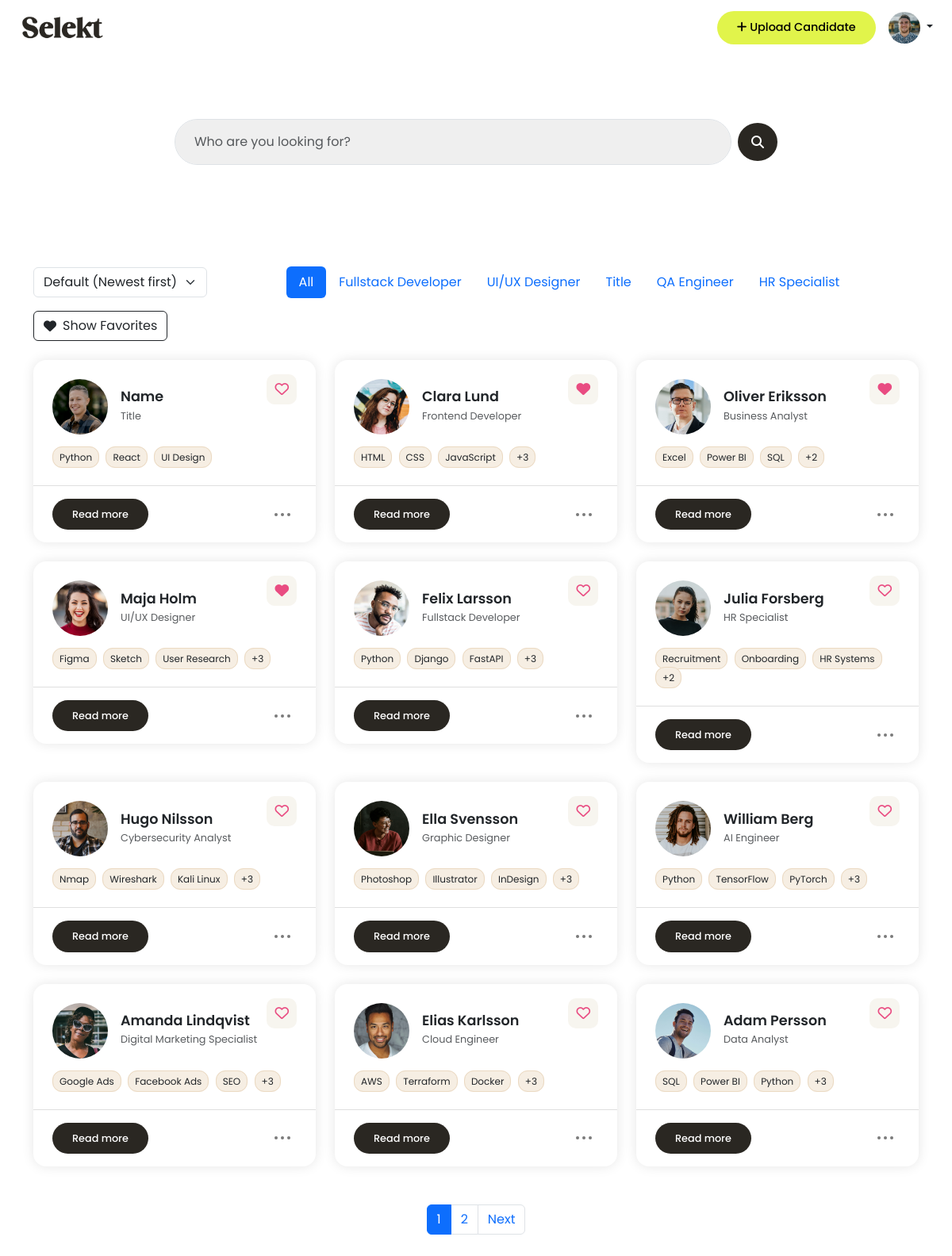
Before: /dashboard/ (signed in) with the older database file.
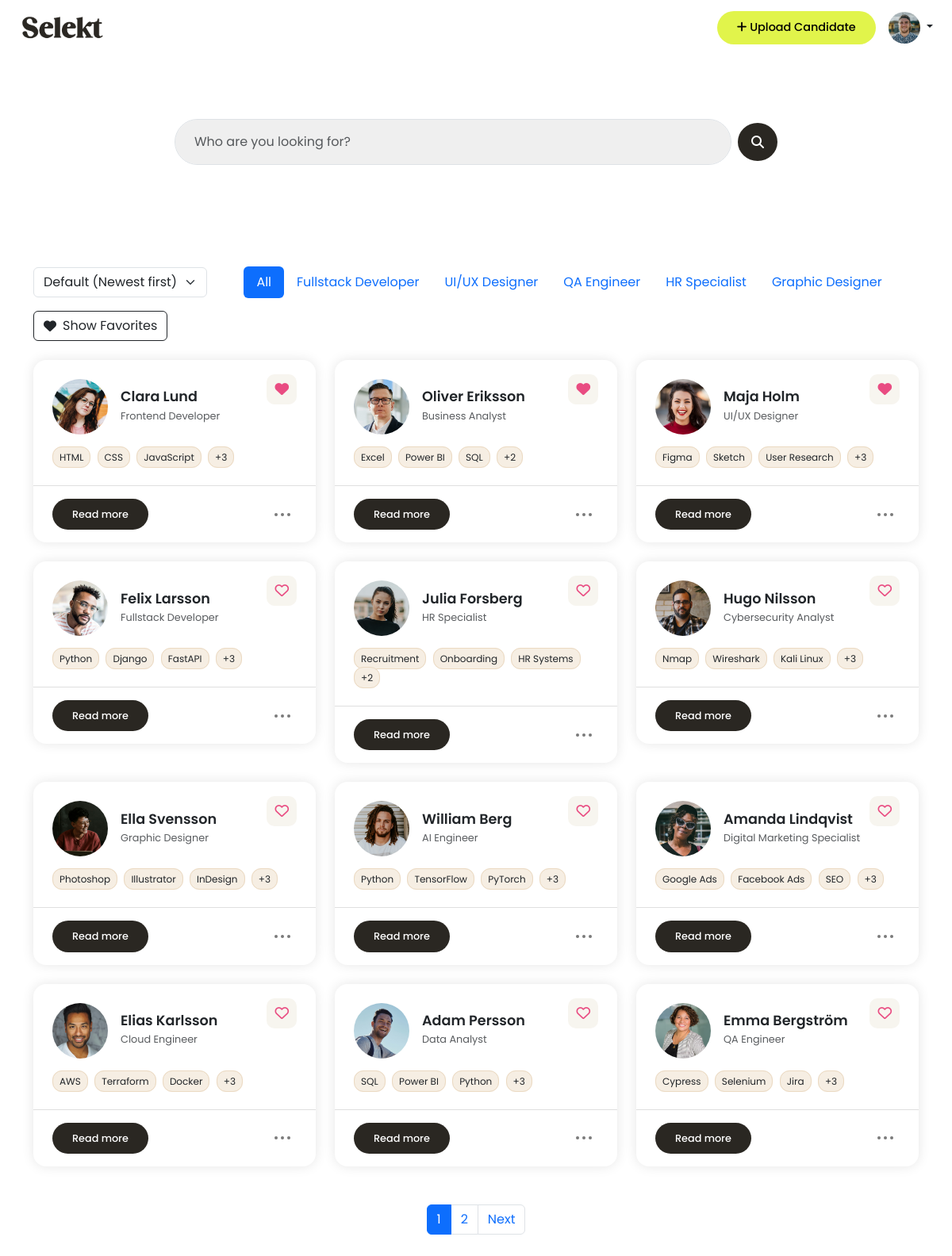
After: the same page with the newer database file.
### candidates/models.py (models this page shows, shortened)
class Profile(models.Model):
    user = models.OneToOneField(User, on_delete=models.CASCADE)
    profile_image = models.ImageField(upload_to='profile_images/', blank=True, null=True)
    is_first_login = models.BooleanField(default=True)

class Candidate(models.Model):
    user = models.ForeignKey(User, on_delete=models.CASCADE)
    name = models.CharField(max_length=100)
    email = models.EmailField()
    phone_number = models.CharField(max_length=20, blank=True)
    job_title = models.CharField(max_length=100, blank=True)
    profile_summary = models.TextField(blank=True)
    work_experience = models.TextField(blank=True)
    education = models.TextField(blank=True)
    location = models.CharField(max_length=100, blank=True)
    links = models.CharField(max_length=255, blank=True, help_text="e.g. LinkedIn, GitHub URLs")
    profile_image = models.ImageField(upload_to='profile_images/', blank=True, null=True)
    other = models.TextField(blank=True)
    notes = models.TextField(blank=True)
    top_skills = models.CharField(
        max_length=255,
        blank=True,
        help_text="Write top skills separated by commas (e.g. Communication, Leadership, SQL)"
    )
    uploaded_at = models.DateTimeField(auto_now_add=True)

### candidates/views.py (the view)
# urls.py: path('dashboard/', candidate_views.dashboard, name='dashboard'),
@login_required
def dashboard(request):
    query = request.GET.get('q', '')
    sort = request.GET.get('sort', '')
    filter_title = request.GET.get('title', '')
    show_favorites = request.GET.get('favorites') == 'on'
    candidates = Candidate.objects.filter(user=request.user)
    candidates = filter_candidates(candidates, query)
    if filter_title:
        candidates = candidates.filter(job_title__iexact=filter_title)
    if show_favorites:
        favorite_candidates = Favorite.objects.filter(user=request.user).values_list('candidate_id', flat=True)
        candidates = candidates.filter(id__in=favorite_candidates)
    if sort == 'name':
        candidates = candidates.order_by('name')
    else:
        candidates = candidates.order_by('-uploaded_at')
    job_titles = (
        Candidate.objects
        .filter(user=request.user)
        .exclude(job_title__isnull=True)
        .exclude(job_title__exact='')
        .values('job_title')
        .annotate(count=Count('job_title'))
        .order_by('-count')[:5]
    )
    paginator = Paginator(candidates, 12)
    page_number = request.GET.get('page')
    candidates = paginator.get_page(page_number)
    for candidate in candidates:
        candidate.skill_list = [skill.strip() for skill in candidate.top_skills.split(',')]
        candidate.is_favorite = Favorite.objects.filter(user=request.user, candidate=candidate).exists()
    show_welcome_popup = False
    if hasattr(request.user, 'profile') and request.user.profile.is_first_login:
        show_welcome_popup = True
    context = {
        'candidates': candidates,
        'job_titles': job_titles,
        'active_title': filter_title,
        'show_favorites': show_favorites,
        'show_welcome_popup': show_welcome_popup,
    }
    return render(request, 'dashboard.html', context)

### candidates/context_processors.py (called while the page is built)
def profile_picture(request):
    if request.user.is_authenticated:
        try:
            profile = request.user.profile
        except Profile.DoesNotExist:
            profile = None
    else:
        profile = None
    return {'profile': profile}

### candidates/views.py (called while the page is built, shortened)
def filter_candidates(queryset, query):
    return queryset

### templates/dashboard.html (shortened to what this page needs)
{% extends "base.html" %}
{% load static %}
{% block content %}
<div class="container hero">
  <form method="get" class="d-flex align-items-center gap-2 w-100 candidate-search position-relative">
    <input type="text" class="form-control px-4 py-3 border-1 shadow-none" name="q" id="searchInput"
      placeholder="Who are you looking for?" value="{{ request.GET.q }}">
    <button class="btn button-base scn-button d-flex justify-content-center align-items-center rounded-circle"
      type="submit">
      <i class="fas fa-search"></i>
    </button>
  </form>
</div>
<div class="container py-5">
  <div class="d-flex justify-content-between align-items-center mb-4 flex-wrap gap-3">
    <form id="sortForm" class="d-flex align-items-center">
      <select name="sort" id="sortSelect" class="form-select w-auto">
        <option value="" {% if not request.GET.sort %}selected{% endif %}>Default (Newest first)</option>
      </select>
    </form>
    <ul class="nav nav-pills justify-content-center flex-grow-1">
      <li class="nav-item">
        <a class="nav-link {% if not active_title %}active{% endif %}" href="{% url 'dashboard' %}">All</a>
      </li>
      {% for title in job_titles %}
      <li class="nav-item">
        <a class="nav-link {% if active_title == title.job_title %}active{% endif %}"
          href="?title={{ title.job_title|urlencode }}">
          {{ title.job_title }}
        </a>
      </li>
      {% endfor %}
    </ul>
    <button id="favoritesToggle" type="button" class="btn btn-outline-dark d-flex align-items-center gap-2">
    </button>
  </div>
  {% if candidates %}
  <div class="row g-4">
    {% for candidate in candidates %}
    <div class="col-md-4 col-sm-6">
      <div class="candidate-card bg-white position-relative">
        <div class="position-absolute top-0 end-0 p-4">
          <span class="heart-icon" onclick="toggleFavorite({{ candidate.id }}, this)">
            <i id="heart-card-{{ candidate.id }}" class="fa{% if candidate.is_favorite %}-solid{% else %}-regular{% endif %} fa-heart"></i>
          </span>
        </div>
        <div class="px-4 pt-4 pb-2">
          <div class="d-flex align-items-center gap-3 mb-3">
            {% if candidate.profile_image %}
            <img src="{{ candidate.profile_image.url }}" alt="Profile Image" />
            {% else %}
            <img src="{% static 'media/images/user-pic.png' %}" alt="Profile Image" />
            {% endif %}
            <div>
              <h4 class="mb-0">{{ candidate.name }}</h4>
              <small class="text-muted">{{ candidate.job_title|default:'Candidate' }}</small>
            </div>
          </div>
          <div class="skill-container">
            {% with candidate.skill_list as skills %}
            {% for skill in skills|slice:":3" %}
            <span class="skill-badge">{{ skill }}</span>
            {% endfor %}
            {% if skills|length > 3 %}
            <span class="skill-badge">+{{ skills|length|add:"-3" }}</span>
            {% endif %}
            {% endwith %}
          </div>
        </div>
        <hr>
        <div class="d-flex justify-content-between align-items-center px-4 pb-3">
          <a href="#" onclick="openCandidateModal({{ candidate.id|escapejs }})"
            class="btn button-base scn-button read-btn">Read more</a>
          <div class="dot-menu position-relative p-2 rounded" style="cursor: pointer;">
            <div class="d-flex flex-row justify-content-center align-items-center">
              <span class="dot"></span>
              <span class="dot mx-1"></span>
              <span class="dot"></span>
            </div>
          </div>
        </div>
      </div>
    </div>
    {% endfor %}
    <div class="d-flex justify-content-center mt-5">
      <nav>
        <ul class="pagination">
          {% for num in candidates.paginator.page_range %}
            {% if num == 1 or num == candidates.paginator.num_pages or num >= candidates.number|add:"-2" and num <= candidates.number|add:"2" %}
              {% if num == candidates.number %}
                <li class="page-item active">
                  <span class="page-link">{{ num }}</span>
                </li>
              {% else %}
                <li class="page-item">
                  <a class="page-link" href="?{% if request.GET %}{{ request.GET.urlencode }}&{% endif %}page={{ num }}">{{ num }}</a>
                </li>
              {% endif %}
            {% elif num == 2 and candidates.number|add:"-2" > 2 %}
              <li class="page-item disabled"><span class="page-link">...</span></li>
            {% elif num == candidates.paginator.num_pages|add:"-1" and candidates.number|add:"2" < candidates.paginator.num_pages|add:"-1" %}
              <li class="page-item disabled"><span class="page-link">...</span></li>
            {% endif %}
          {% endfor %}
          {% if candidates.has_next %}
          <li class="page-item">
            <a class="page-link" href="?{% if request.GET %}{{ request.GET.urlencode }}&{% endif %}page={{ candidates.next_page_number }}">
              Next
            </a>
          </li>
          {% endif %}
        </ul>
      </nav>
    </div>
  {% else %}
  <p>No candidates yet.</p>
  {% endif %}
</div>
</div>
{% endblock %}

### templates/base.html (shortened to what this page needs)
{% load static %}
<!DOCTYPE html>
<html lang="en">
<head>
    <link href="https://cdn.jsdelivr.net/npm/bootstrap@5.3.2/dist/css/bootstrap.min.css" rel="stylesheet">
    <link rel="stylesheet" href="{% static 'css/style.css' %}">
    <link rel="stylesheet" href="https://cdn.jsdelivr.net/npm/trumbowyg@2.25.1/dist/ui/trumbowyg.min.css">
</head>
<body class="logged-in-body">
<header class="d-flex justify-content-between align-items-center px-4 py-3">
  <a href="{% url 'dashboard' %}" class="text-decoration-none">
    <img src="{% static 'media/images/logo.png' %}" alt="Logo" class="logo-img">
  </a>
  <div class="d-flex align-items-center gap-3">
    <a href="{% url 'candidate_add' %}" class="btn button-base cta-button">
      <i class="fa-solid fa-plus"></i> Upload Candidate
    </a>
    <div class="dropdown">
      <button class="btn dropdown-toggle p-0 border-0 bg-transparent" type="button" id="userMenuButton" data-bs-toggle="dropdown" aria-expanded="false">
        {% if profile and profile.profile_image %}
        <img src="{{ profile.profile_image.url }}" alt="Profile" class="rounded-circle profile-pic">
    {% else %}
        <img src="{% static 'media/images/user-pic.png' %}" alt="Default Image" class="rounded-circle profile-pic">
    {% endif %}
      </button>
    </div>
</header>
              {% block content %}
              {% endblock %}
</body>
</html>

### static/css/style.css (style rules this page uses)
body, .index-body, .auth-body { font-family: 'Poppins', sans-serif; }
h4 { font-size: 1.1rem; font-weight: 600; }
.text-muted { color: grey; font-size: 0.8rem; font-family: 'Poppins', sans-serif; }
.button-base { border-radius: 100px; padding: 10px 25px; font-weight: 500; display: inline-block; text-decoration: none; border: none; font-family: 'Poppins', sans-serif; }
.cta-button { background-color: #E1F44B; color: black; }
.scn-button { background-color: #2A2722; color: white; }
.logged-in-body .cta-button { font-size: 0.9rem; }
header { border-bottom: 0px; height: 70px; }
.logo-img { width: 110px; }
.profile-pic { width: 40px; height: 40px; object-fit: cover; }
.hero { padding: 80px 20px; text-align: center; max-width: 800px; }
.candidate-card { border-radius: 16px; box-shadow: 0 0 15px rgba(0, 0, 0, 0.1); transition: 0.3s ease; position: relative; }
.candidate-card hr { color: grey; }
.candidate-card img { width: 70px; height: 70px; border-radius: 50%; object-fit: cover; }
.skill-badge { background-color: #F6EEE3; font-size: 0.75rem; padding: 4px 8px; border-radius: 12px; margin-right: 4px; border: 1px solid #EBD9C1; }
.read-btn { font-size: 0.8rem; font-weight: 500; }
.heart-icon { font-size: 1.1rem; color: #E94C82; background: #f7f5ef; padding: 7px 10px; border-radius: 10px; }
.dot-menu { display: flex; gap: 4px; }
.dot { width: 4px; height: 4px; background-color: #7a7a7a; border-radius: 50%; }
.candidate-search input { background-color: #EFEFEF; border-radius: 100px; }
.candidate-search .btn { height: 48px; width: 48px; }

Changed rows visible on the page:
removed Candidate: profile_image (picture), name "Name", job_title "Title", skills "Python" "React" "UI Design"
now on this page (row unchanged): Candidate: profile_image (picture), name "Emma Bergström", job_title "QA Engineer", skills "Cypress" "Selenium" "Jira", skill_list|length "3"
Other visible differences:
new list line: "Graphic Designer"
list line gone: "Title"
